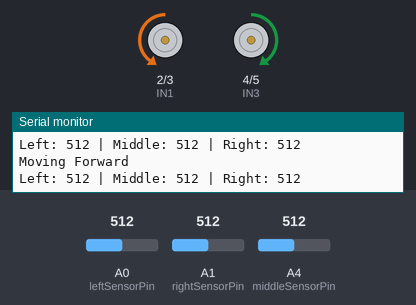
Simulated run of this sketch. Board: Arduino Uno, built with avr-gcc and run on an emulated ATmega328P. Parts: motor-driver pin pairs drawn as motors (green arrow = first pin HIGH = forward, orange = second pin HIGH = backward, longer = more drive, scaled by the enable pin), the last lines printed to the serial monitor. The test bench sets the inputs (shaded band); at power-on: A4 (middleSensorPin) = 512, A0 (leftSensorPin) = 512, A1 (rightSensorPin) = 512.

Above: at 1.2 s.
1.3 s: A4 (middleSensorPin) set to 495
At 2.4 s:
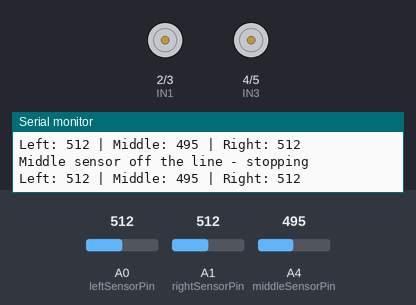
2.8 s: A0 (leftSensorPin) set to 500
At 3.5 s:
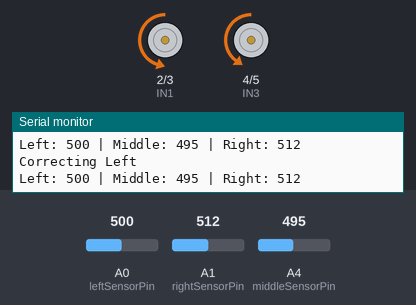
4.3 s: A1 (rightSensorPin) set to 495
At 4.9 s:
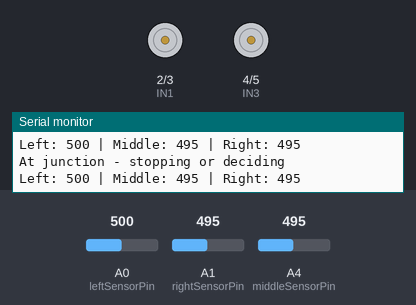
5.9 s: A0 (leftSensorPin) set to 522
At 7.1 s:
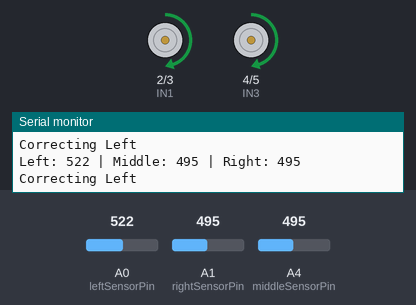
7.4 s: A0 (leftSensorPin) set to 0
At 8.5 s:
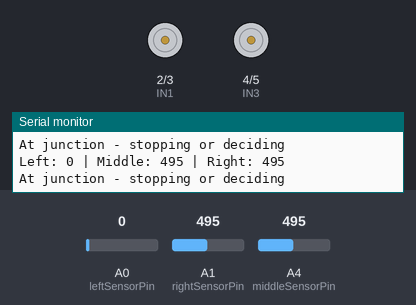
10.4 s: A4 (middleSensorPin) set to 522
At 11.0 s:
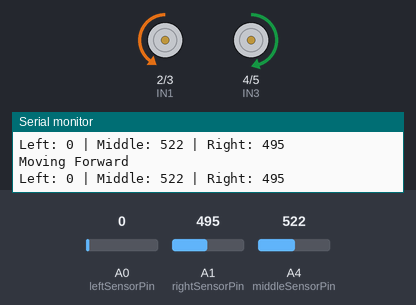
Timing chart, 0 to 13.4 s (numbered marks = the images above; inputs shaded):
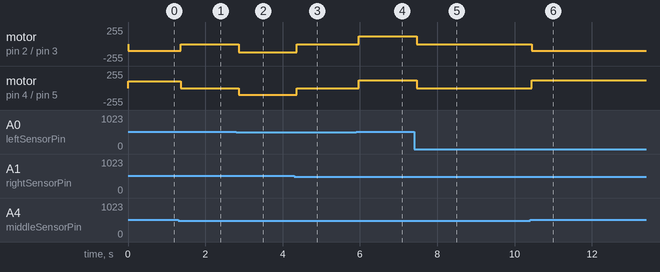

Measured:
- the behaviour switches between 512 and 511 on A4 (middleSensorPin) (found by bisection; images 0 and 1)
- the behaviour switches between 512 and 511 on A0 (leftSensorPin) (found by bisection; images 1 and 2)
- the behaviour switches between 512 and 511 on A1 (rightSensorPin) (found by bisection; images 2 and 3)
- after the input at 1.3 s, motor on pin 2 (IN1) / pin 3 (IN2): backward 100/255 → stopped after 0.06 s; motor on pin 4 (IN3) / pin 5 (IN4): forward 100/255 → stopped after 0.06 s
- after the input at 2.8 s, motor on pin 2 (IN1) / pin 3 (IN2): stopped → backward 120/255 after 0.06 s; motor on pin 4 (IN3) / pin 5 (IN4): stopped → backward 100/255 after 0.06 s
- after the input at 4.3 s, motor on pin 2 (IN1) / pin 3 (IN2): backward 120/255 → stopped after 0.07 s; motor on pin 4 (IN3) / pin 5 (IN4): backward 100/255 → stopped after 0.07 s
- after the input at 5.9 s, motor on pin 2 (IN1) / pin 3 (IN2), motor on pin 4 (IN3) / pin 5 (IN4): stopped → forward 120/255 after 0.06 s
- after the input at 7.4 s, motor on pin 2 (IN1) / pin 3 (IN2), motor on pin 4 (IN3) / pin 5 (IN4): forward 120/255 → stopped after 0.07 s
- after the input at 10.4 s, motor on pin 2 (IN1) / pin 3 (IN2): stopped → backward 100/255 at once; motor on pin 4 (IN3) / pin 5 (IN4): stopped → forward 120/255 at once

The sketch:

secondcar.ino
```cpp
// === Pin Definitions ===
#define leftSensorPin A0     // Left IR sensor
#define rightSensorPin A1    // Right IR sensor
#define middleSensorPin A4   // Middle IR sensor

// Motor control pins
const int IN1 = 2;
const int IN2 = 3;
const int IN3 = 4;
const int IN4 = 5;
const int ENA = 9;   // Left motor speed
const int ENB = 10;  // Right motor speed

// === Motor Speed Settings ===
int baseSpeed = 100;   // Normal speed
int turnSpeed = 120;   // Turning speed
// Threshold for IR sensor (tune as needed)
const int threshold = 512;

void setup() {
  // Start serial communication
  Serial.begin(9600);

  // Set motor pins as outputs
  pinMode(ENA, OUTPUT);
  pinMode(IN1, OUTPUT);
  pinMode(IN2, OUTPUT);
  pinMode(ENB, OUTPUT);
  pinMode(IN3, OUTPUT);
  pinMode(IN4, OUTPUT);

  // IR sensor pins as input
  pinMode(leftSensorPin, INPUT);
  pinMode(rightSensorPin, INPUT);
  pinMode(middleSensorPin, INPUT);

  // Stop motors at start
  stopMoving();
}

void loop() {
  // Read IR sensor values
  int leftSensorValue = analogRead(leftSensorPin);
  int rightSensorValue = analogRead(rightSensorPin);
  int middleSensorValue = analogRead(middleSensorPin);

  // Determine if sensors detect the line (black)
  bool leftOnLine = leftSensorValue < threshold;
  bool rightOnLine = rightSensorValue < threshold;
  bool middleOnLine = middleSensorValue < threshold;

  // Debug prints
  Serial.print("Left: ");
  Serial.print(leftSensorValue);
  Serial.print(" | Middle: ");
  Serial.print(middleSensorValue);
  Serial.print(" | Right: ");
  Serial.println(rightSensorValue);

  if (!middleOnLine) {
    Serial.println("Moving Forward");
    moveForward2();
  }
    else if (!middleOnLine && !leftOnLine && rightOnLine) {
      Serial.println("Correcting Right");
      turnRight();
    } else if (!middleOnLine && !rightOnLine && leftOnLine) {
      Serial.println("Correcting Left");
      turnLeft();
    } else if (middleOnLine && !rightOnLine && leftOnLine) {
      Serial.println("Correcting Left");
      turnLeft();
    } else if (middleOnLine && rightOnLine && !leftOnLine) {
      Serial.println("Correcting Left");
      turnRight();
    }
    else if (leftOnLine && rightOnLine) {
      Serial.println("At junction - stopping or deciding");
      stopMoving(); // Optional: you can go forward too
    } else {
      Serial.println("Middle sensor off the line - stopping");
      stopMoving();
    }

  // Optional: small delay
  delay(50);
}


// === Motor Control Functions ===
void moveForward() {
  digitalWrite(IN1, LOW);
  digitalWrite(IN2, HIGH);  // Left forward
  digitalWrite(IN3, HIGH);
  digitalWrite(IN4, LOW);   // Right forward
  analogWrite(ENA, baseSpeed);
  analogWrite(ENB, baseSpeed);
}

void moveForward2() {
  digitalWrite(IN1, LOW);
  digitalWrite(IN2, HIGH);  // Left forward
  digitalWrite(IN3, HIGH);
  digitalWrite(IN4, LOW);   // Right forward
  analogWrite(ENA, baseSpeed);
  analogWrite(ENB, baseSpeed);
}

void turnRight() {
  digitalWrite(IN1, HIGH);
  digitalWrite(IN2, LOW);   // Left forward
  digitalWrite(IN3, HIGH);
  digitalWrite(IN4, LOW);   // Right backward
  analogWrite(ENA, baseSpeed);
  analogWrite(ENB, turnSpeed);
}

void turnLeft() {
  digitalWrite(IN1, LOW);
  digitalWrite(IN2, HIGH);  // Left forward
  digitalWrite(IN3, LOW);
  digitalWrite(IN4, HIGH);  // Right backward
  analogWrite(ENA, turnSpeed);
  analogWrite(ENB, baseSpeed);
}

void stopMoving() {
  digitalWrite(IN1, LOW);
  digitalWrite(IN2, LOW);
  digitalWrite(IN3, LOW);
  digitalWrite(IN4, LOW);
  analogWrite(ENA, 0);
  analogWrite(ENB, 0);
}
```
